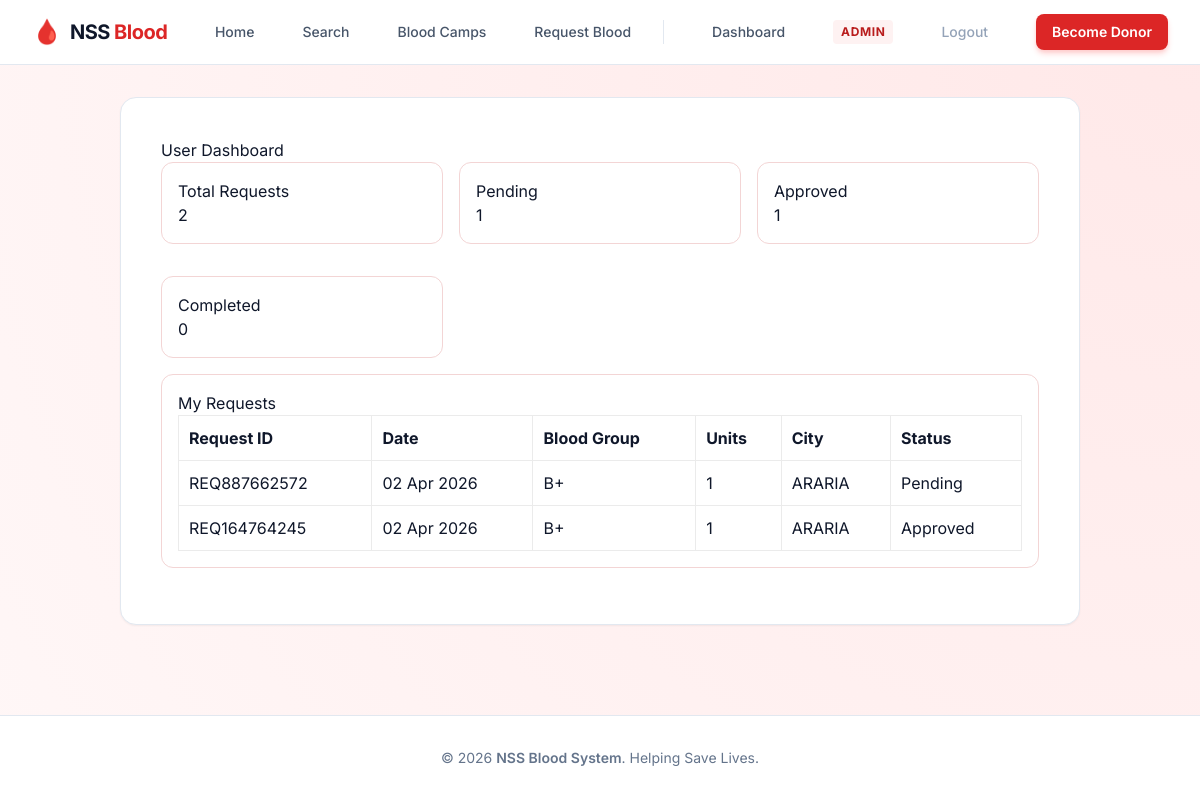
Page /user-dashboard/ (signed in) on the committed database.
### blooddonation/models.py (models this page shows, shortened)
class BloodRequest(models.Model):
    STATUS_CHOICES = [
        ("PENDING", "Pending"),
        ("APPROVED", "Approved"),
        ("REJECTED", "Rejected"),
        ("COMPLETED", "Completed"),
    ]
    requester = models.ForeignKey(
        settings.AUTH_USER_MODEL,
        on_delete=models.SET_NULL,
        blank=True,
        null=True,
        related_name="blood_requests",
    )
    requester_name = models.CharField(max_length=120)
    blood_group = models.CharField(max_length=3, choices=DonorProfile.BLOOD_GROUP_CHOICES)
    units = models.PositiveSmallIntegerField(default=1)
    hospital_name = models.CharField(max_length=180)
    city = models.CharField(max_length=100)
    contact_number = models.CharField(max_length=15)
    reason = models.TextField()
    is_emergency = models.BooleanField(default=False)
    request_code = models.CharField(max_length=12, unique=True, blank=True)
    otp_code = models.CharField(max_length=6, blank=True)
    otp_verified = models.BooleanField(default=False)
    otp_created_at = models.DateTimeField(blank=True, null=True)
    status = models.CharField(max_length=10, choices=STATUS_CHOICES, default="PENDING")
    requested_at = models.DateTimeField(auto_now_add=True)
    approved_at = models.DateTimeField(blank=True, null=True)
    assigned_donor = models.ForeignKey(
        DonorProfile,
        on_delete=models.SET_NULL,
        blank=True,
        null=True,
        related_name="assigned_requests",
    )
    fulfilled_by = models.ForeignKey(
        DonorProfile,
        on_delete=models.SET_NULL,
        blank=True,
        null=True,
        related_name="fulfilled_requests",
    )

### blooddonation/views.py (the view)
# urls.py: path("user-dashboard/", views.user_dashboard, name="user_dashboard"),
@login_required
def user_dashboard(request):
    my_requests = BloodRequest.objects.filter(requester=request.user).order_by("-requested_at")
    context = {
        "my_requests": my_requests[:20],
        "total_requests": my_requests.count(),
        "pending_requests": my_requests.filter(status="PENDING").count(),
        "approved_requests": my_requests.filter(status="APPROVED").count(),
        "completed_requests": my_requests.filter(status="COMPLETED").count(),
    }
    return render(request, "blooddonation/user_dashboard.html", context)

### templates/blooddonation/user_dashboard.html
{% extends 'blooddonation/base.html' %}
{% block content %}
<h2>User Dashboard</h2>
<section class="grid">
    <article class="card"><h3>Total Requests</h3><p>{{ total_requests }}</p></article>
    <article class="card"><h3>Pending</h3><p>{{ pending_requests }}</p></article>
    <article class="card"><h3>Approved</h3><p>{{ approved_requests }}</p></article>
    <article class="card"><h3>Completed</h3><p>{{ completed_requests }}</p></article>
</section>
<section class="card">
    <h3>My Requests</h3>
    <table class="table">
        <thead>
            <tr>
                <th>Request ID</th>
                <th>Date</th>
                <th>Blood Group</th>
                <th>Units</th>
                <th>City</th>
                <th>Status</th>
            </tr>
        </thead>
        <tbody>
            {% for item in my_requests %}
            <tr>
                <td>{{ item.request_code }}</td>
                <td>{{ item.requested_at|date:'d M Y' }}</td>
                <td>{{ item.blood_group }}</td>
                <td>{{ item.units }}</td>
                <td>{{ item.city }}</td>
                <td>{{ item.get_status_display }}</td>
            </tr>
            {% empty %}
            <tr>
                <td colspan="6">You have not submitted any requests yet.</td>
            </tr>
            {% endfor %}
        </tbody>
    </table>
</section>
{% endblock %}

### static/css/custom.css (style rules this page uses)
:root { --primary: #9b1c1c; --accent: #ffd7d7; --text: #1f2937; --bg: #fff7f7; --card: #ffffff; }
* { box-sizing: border-box; }
body { margin: 0; font-family: Segoe UI, sans-serif; color: var(--text); background: radial-gradient(circle at top right, #ffe8e8, var(--bg)); }
.grid { display: grid; gap: 16px; grid-template-columns: repeat(auto-fit, minmax(220px, 1fr)); }
.card, .form-card { background: var(--card); border: 1px solid #f3d5d5; border-radius: 12px; padding: 16px; margin-bottom: 16px; }
.table { width: 100%; border-collapse: collapse; background: white; }
.table th, .table td { border: 1px solid #ebebeb; padding: 10px; text-align: left; }

### templates/blooddonation/base.html (style rules this page uses)
body { font-family: 'Inter', sans-serif; }

### rows in the picture
BloodRequest: request_code "REQ887662572", requested_at "02 Apr 2026", blood_group "B+", units "1", city "ARARIA", status "Pending"
BloodRequest: request_code "REQ164764245", requested_at "02 Apr 2026", blood_group "B+", units "1", city "ARARIA", status "Approved"

### other values in the picture
{{ total_requests }} "2"
{{ pending_requests }} "1"
{{ approved_requests }} "1"
{{ completed_requests }} "0"
